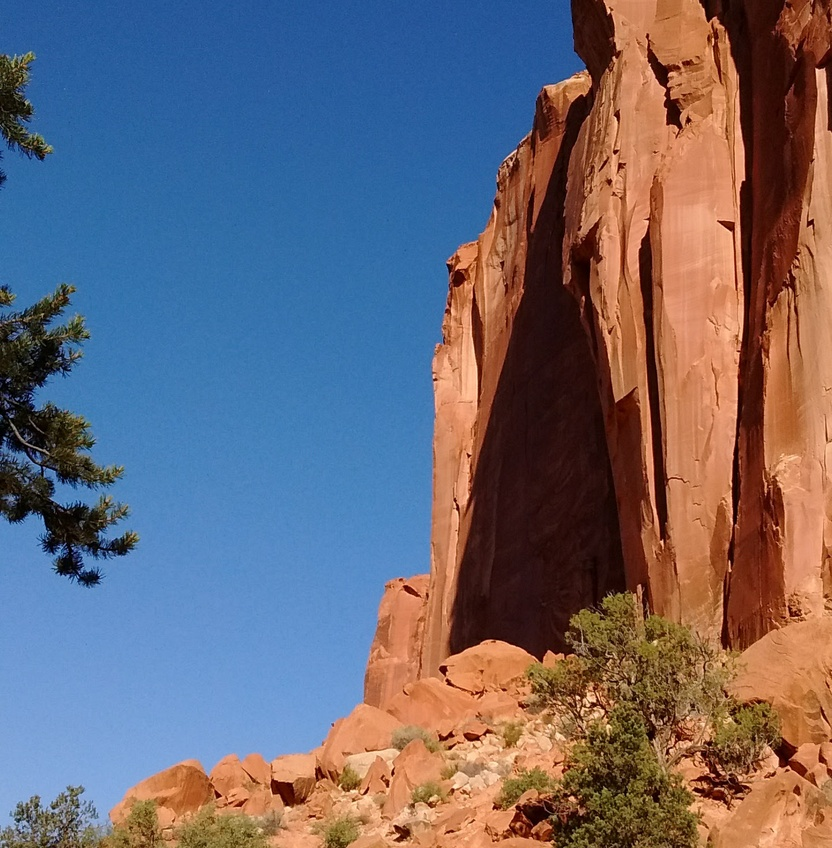
#> input picture figures/utah.cropped.jpg, 832 x 848 px, shrunk from 1440 x 1468 before the run
$ python jpeg-luminance.py
#> lines starting #> are read from the running program, lines starting #| are printed output that depends on the picture
import cv2
import numpy as np
from figures import *
img = cv2.imread('utah.cropped.jpg')
#> img is the input picture: shape (848, 832, 3); mean B, G, R 114.3, 103, 107.7

ul = (760,700)
#ul = (700, 760)
size = 8
lr = (ul[0]+size,ul[1]+size)
# [5 lines of commented-out code are left out]

for i in range(len(img)):
    for j in range(len(img[0])):
        rgb = img[i][j]
        l = 0.299*rgb[2] + 0.587*rgb[1] + 0.113998*rgb[0]
        l = int(round(l))
        img[i][j] = [l,l,l]
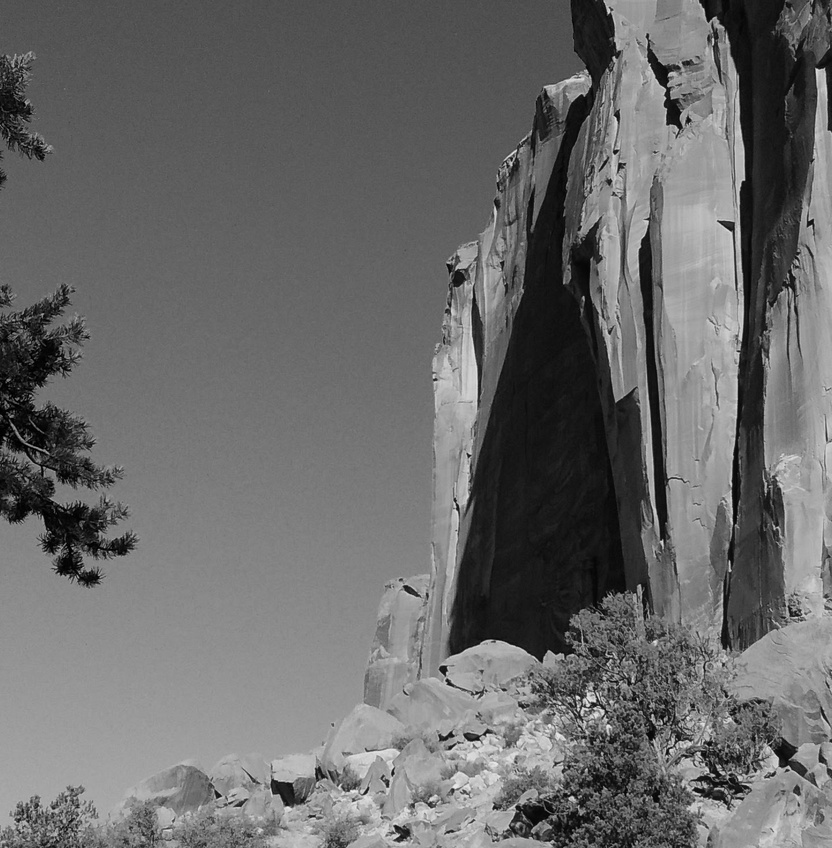
#> img: shape (848, 832, 3); min 0, max 235, mean 105.7

cv2.imwrite('spring-canyon-luminance.jpg', img)
